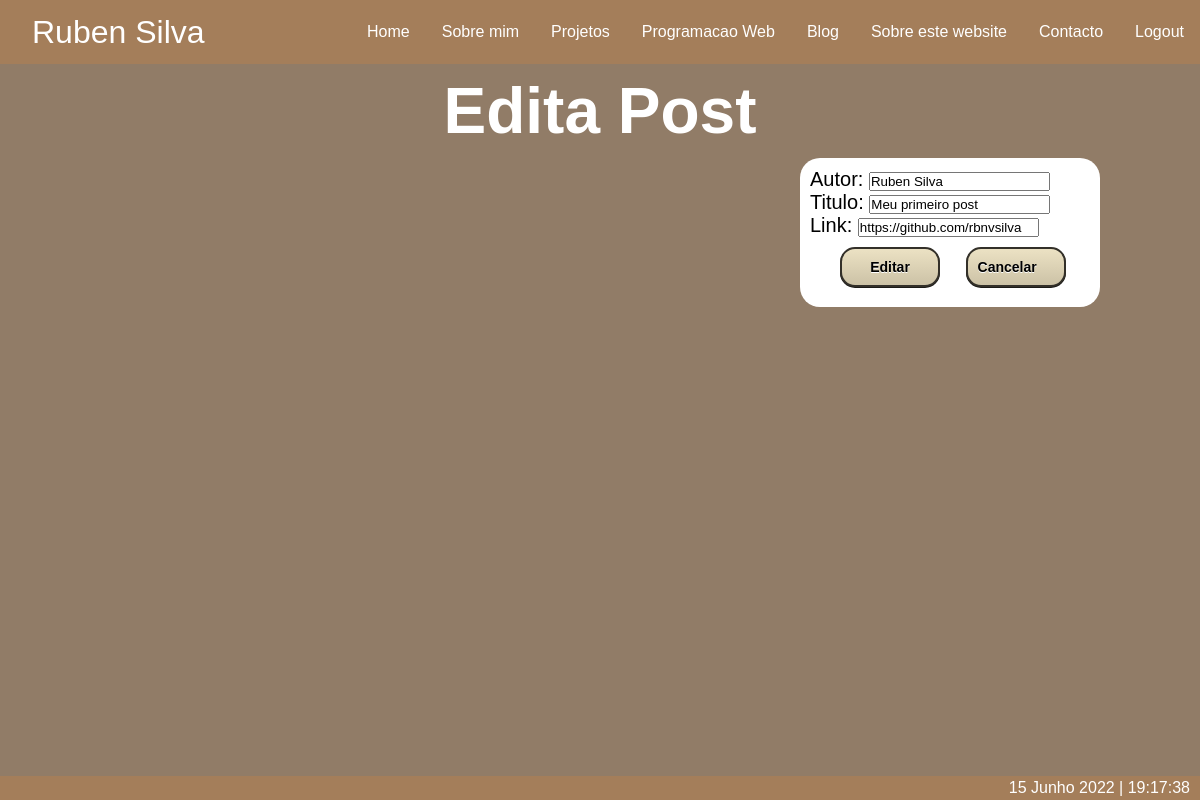
The app's page /editar_post/14 (signed in) with its own data.
### portfolio/models.py (models this page shows, shortened)
class Post(models.Model):
    autor = models.CharField(max_length=50)
    data = models.DateField(auto_now_add=True)
    titulo = models.CharField(max_length=200)
    link = models.CharField(max_length=300)

### portfolio/views.py (the view)
# urls.py: path('editar_post/<int:post_id>', views.editar_post_view, name='editar_post'),
@login_required
def editar_post_view(request, post_id):
    post = Post.objects.get(id=post_id)
    form = PostForm(request.POST or None, instance=post)
    if form.is_valid():
        form.save()
        return HttpResponseRedirect(reverse_lazy('portfolio:blog'))
    context = {
        'form': form,
        'post_id': post_id
    }
    return render(request, 'portfolio/editar_post.html', context)

### portfolio/forms.py
class PostForm(ModelForm):
    class Meta:
        model = Post
        fields = '__all__'

### portfolio/templates/portfolio/editar_post.html (shortened to what this page needs)
{% extends 'portfolio/layout.html' %}
{% block main %}
    <h1 class="titulo">Edita Post</h1>
    <form class="form-post" action="{% url 'portfolio:editar_post' post_id %}" method="post">
        {{form.as_p}}
        <input class="button-edita2" type="submit" value="Editar">
        <a class="button-cancela" href="{% url 'portfolio:blog' %}">Cancelar</a>
    </form>
{% endblock main %}

### portfolio/static/portfolio/css/estilos.css (style rules this page uses)
* { padding: 0; margin: 0; box-sizing: border-box; font-family: 'Epilogue', sans-serif; }
html { background-color: #917C67; }
.titulo { display: flex; font-size: 4em; padding: 10px; background-color: #917C67; color: white; align-items: center; justify-content: center; }
.form-post { position: relative; font-size: 20px; padding: 10px; background-color: white; border-radius: 20px; width: 300px; left: 800px; }
.button-edita2 { position: relative; margin: 10px; box-shadow: 0px 1px 0px 0px #1c1b18; background: linear-gradient(to bottom, #eae0c2 5%, #ccc2a6 100%); background-color: #eae0c2; border-radius: 15px; border: 2px solid #333029; display: inline-block; cursor: pointer; color: black; font-family: Arial; font-size: 14px; font-weight: bold; padding: 10px; text-decoration: none; text-shadow: 0px 1px 0px #ffffff; left: 20px; width: 100px; }
.button-cancela { position: relative; margin: 10px; box-shadow: 0px 1px 0px 0px #1c1b18; background: linear-gradient(to bottom, #eae0c2 5%, #ccc2a6 100%); background-color: #eae0c2; border-radius: 15px; border: 2px solid #333029; display: inline-block; cursor: pointer; color: black; font-family: Arial; font-size: 14px; font-weight: bold; padding: 10px; text-decoration: none; text-shadow: 0px 1px 0px #ffffff; left: 20px; width: 100px; }

### records on screen
Post: autor "Ruben Silva", titulo "Meu primeiro post", link "https://github.com/rbnvsilva"
